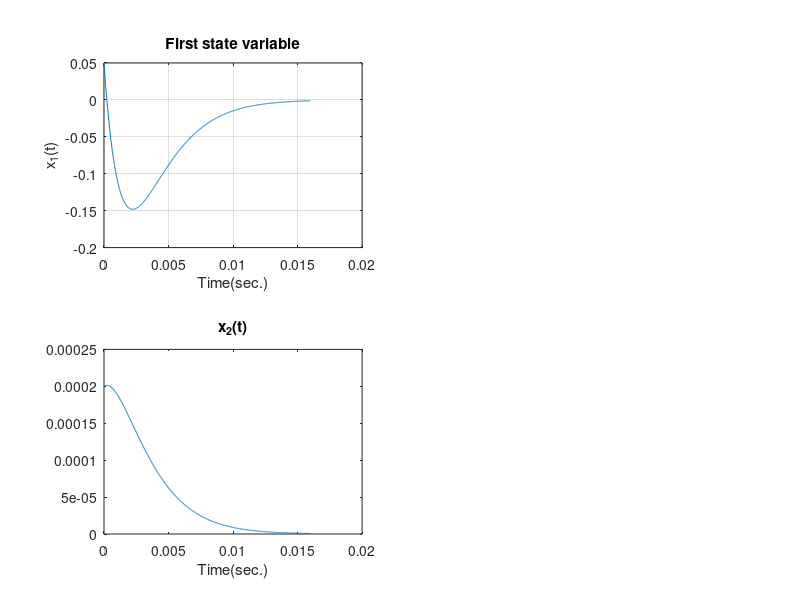

Recreate this plot in MATLAB. (Note: this script raises an error after producing the figure.)
T = 1/500; % Time constant 
t=linspace(0,8*T,1e3);% time basis 
 
x01=5e-2;% drop voltage over the capacitor at t=0 
x02=2e-4; % current through the inductor at t=0 
 
% transition matrix as time expression terms 
tm11=exp(-500*t) - 500*t.*exp(-500*t); 
tm12=(-1000000*exp((-500*t))).*t; 
tm21=(exp((-500*t))/4).*t; 
tm22=(500*exp((-500*t))).*t + exp(-500*t); 
 
x1=tm11*x01+tm12*x02; 
x2=tm21*x01+tm22*x02 
 
subplot(221);plot(t,x1);xlabel('Time(sec.)');ylabel('x_1(t)'); 
title('First state variable');grid;hold 
subplot(223);plot(t,x2);title('x_2(t)');xlabel('Time(sec.)');yla
bel('x_2(t)');title('Second state variable');grid;shg;hold 
subplot(2,2,[2,4]);plot(x1,x2,'-');title('state trajectory'); 
xlabel('x_1(t)');ylabel('x_2(t)');grid;shg;hold 
